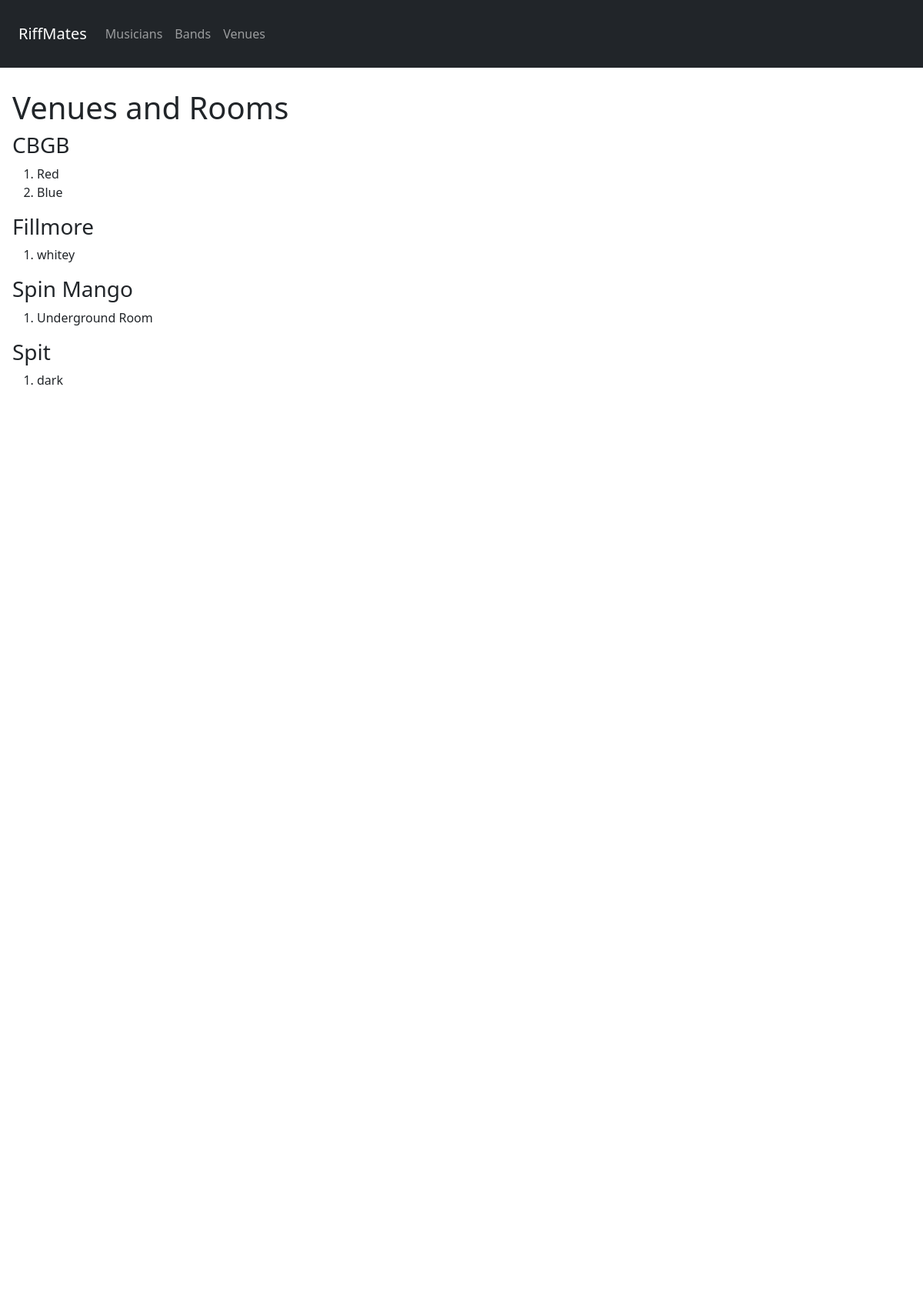
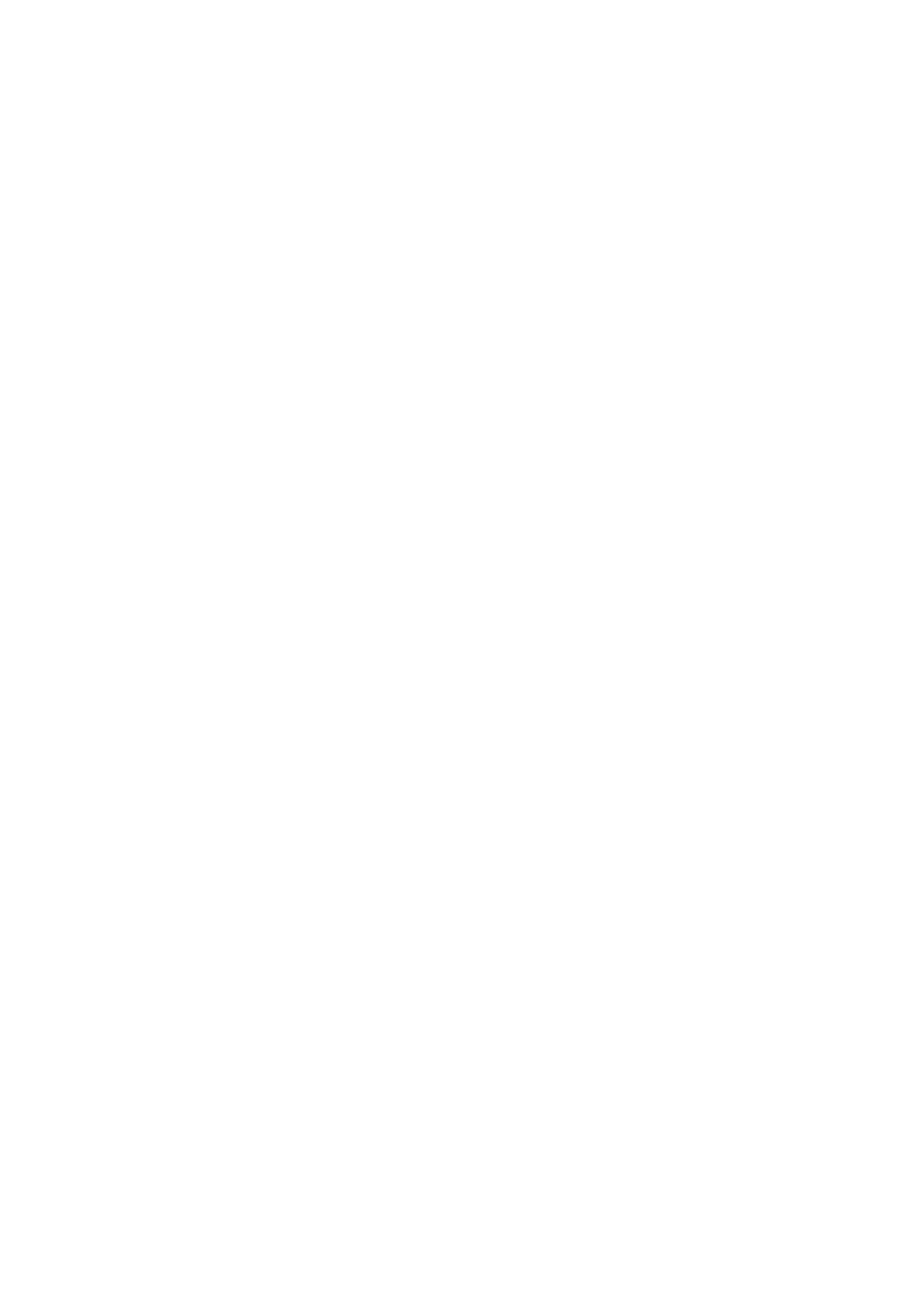
Screenshot of /venues/ (upper part) with the database file from the repository (2 pictures, top to bottom).
### bands/models.py (models this page shows, shortened)
class Venue(models.Model):
    name = models.CharField(max_length=20)

class Room(models.Model):
    venue = models.ForeignKey(Venue, on_delete=models.CASCADE)
    room_name = models.CharField(max_length=20)

### bands/views.py (the view)
# urls.py: path('venues/', get_venues, name="venues"),
def get_venues(request):
    venues = Venue.objects.all().order_by("name")
    data = {
        'venues': venues
    }
    return render(request, "venues.html", data)

### templates/venues.html (shortened to what this page needs)
{% extends 'base.html' %}
{% block content %}
  <div class="m-3">
    <h1>Venues and Rooms</h1>
    {% for venue in venues %}
      <h3>{{ venue.name }}</h3>
      <ol>
        {% for room in venue.room_set.all %}
          <li>
            {{ room.room_name }}
          </li>
        {% endfor %}
      </ol>
    {% endfor %}
  </div>
{% endblock content %}

### static/css/styles.css (style rules this page uses)
body { height: 6000px; padding-top: 100px; padding-bottom: 300px; }

### rows the page displays
Venue: name "CBGB"
Room: room_name "Red"
Room: room_name "Blue"
Venue: name "Fillmore"
Room: room_name "whitey"
Venue: name "Spin Mango"
Room: room_name "Underground Room"
Venue: name "Spit"
Room: room_name "dark"
